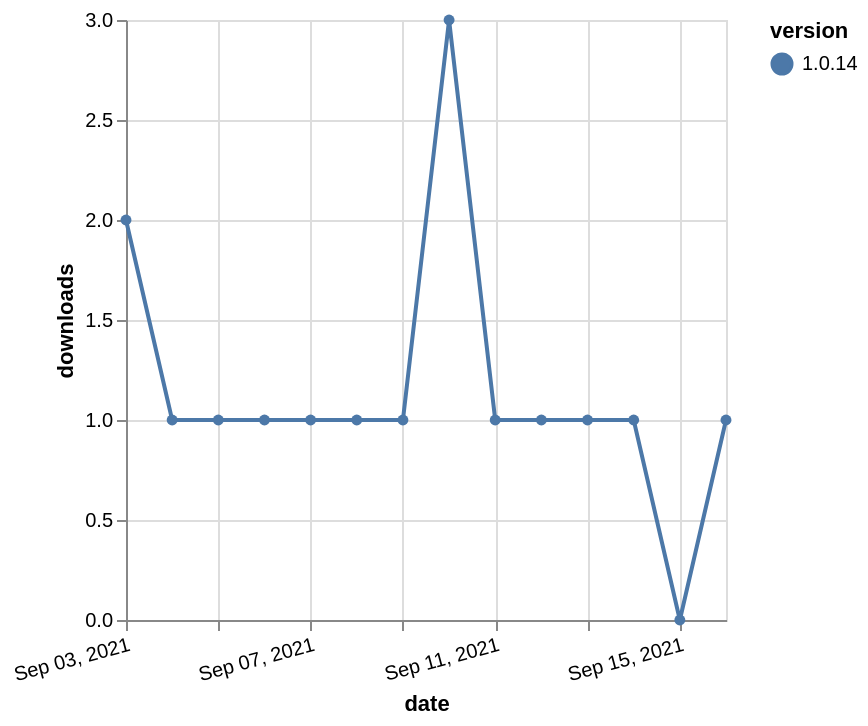

Write the Vega-Lite specification saved for this chart.
### Vega-Lite specification from a JSON file in a GitHub repository (floating-point values rounded to 4 significant figures)
{"$schema": "https://vega.github.io/schema/vega-lite/v5.json", "description": "A simple bar chart with embedded data.", "data": {"values": [{"date": "2021-09-03", "total": 221, "delta": 2, "version": "1.0.14"}, {"date": "2021-09-04", "total": 222, "delta": 1, "version": "1.0.14"}, {"date": "2021-09-05", "total": 223, "delta": 1, "version": "1.0.14"}, {"date": "2021-09-06", "total": 224, "delta": 1, "version": "1.0.14"}, {"date": "2021-09-07", "total": 225, "delta": 1, "version": "1.0.14"}, {"date": "2021-09-08", "total": 226, "delta": 1, "version": "1.0.14"}, {"date": "2021-09-09", "total": 227, "delta": 1, "version": "1.0.14"}, {"date": "2021-09-10", "total": 230, "delta": 3, "version": "1.0.14"}, {"date": "2021-09-11", "total": 231, "delta": 1, "version": "1.0.14"}, {"date": "2021-09-12", "total": 232, "delta": 1, "version": "1.0.14"}, {"date": "2021-09-13", "total": 233, "delta": 1, "version": "1.0.14"}, {"date": "2021-09-14", "total": 234, "delta": 1, "version": "1.0.14"}, {"date": "2021-09-15", "total": 234, "delta": 0, "version": "1.0.14"}, {"date": "2021-09-16", "total": 235, "delta": 1, "version": "1.0.14"}]}, "width": "container", "mark": {"type": "line", "point": {"filled": true}}, "encoding": {"x": {"field": "date", "type": "temporal", "timeUnit": "yearmonthdate", "title": "date", "axis": {"labelAngle": -15}}, "y": {"field": "delta", "type": "quantitative", "title": "downloads"}, "color": {"field": "version", "type": "nominal"}, "tooltip": {"field": "delta"}}}
